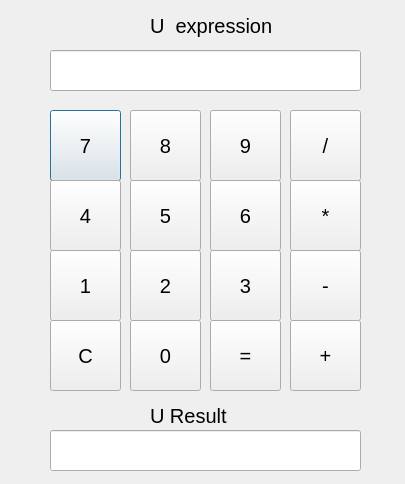
<?xml version="1.0" encoding="UTF-8"?>
<ui version="4.0">
 <class>Question_2_4</class>
 <widget class="QDialog" name="Question_2_4">
  <property name="geometry">
   <rect>
    <x>0</x>
    <y>0</y>
    <width>405</width>
    <height>484</height>
   </rect>
  </property>
  <property name="windowTitle">
   <string>Dialog</string>
  </property>
  <widget class="QPushButton" name="PB_7">
   <property name="geometry">
    <rect>
     <x>50</x>
     <y>110</y>
     <width>71</width>
     <height>71</height>
    </rect>
   </property>
   <property name="font">
    <font>
     <pointsize>15</pointsize>
    </font>
   </property>
   <property name="text">
    <string>7</string>
   </property>
  </widget>
  <widget class="QPushButton" name="PB_4">
   <property name="geometry">
    <rect>
     <x>50</x>
     <y>180</y>
     <width>71</width>
     <height>71</height>
    </rect>
   </property>
   <property name="font">
    <font>
     <pointsize>15</pointsize>
    </font>
   </property>
   <property name="text">
    <string>4</string>
   </property>
  </widget>
  <widget class="QPushButton" name="PB_1">
   <property name="geometry">
    <rect>
     <x>50</x>
     <y>250</y>
     <width>71</width>
     <height>71</height>
    </rect>
   </property>
   <property name="font">
    <font>
     <pointsize>15</pointsize>
    </font>
   </property>
   <property name="text">
    <string>1</string>
   </property>
  </widget>
  <widget class="QPushButton" name="PB_2">
   <property name="geometry">
    <rect>
     <x>130</x>
     <y>250</y>
     <width>71</width>
     <height>71</height>
    </rect>
   </property>
   <property name="font">
    <font>
     <pointsize>15</pointsize>
    </font>
   </property>
   <property name="text">
    <string>2</string>
   </property>
  </widget>
  <widget class="QPushButton" name="PB_8">
   <property name="geometry">
    <rect>
     <x>130</x>
     <y>110</y>
     <width>71</width>
     <height>71</height>
    </rect>
   </property>
   <property name="font">
    <font>
     <pointsize>15</pointsize>
    </font>
   </property>
   <property name="text">
    <string>8</string>
   </property>
  </widget>
  <widget class="QPushButton" name="PB_5">
   <property name="geometry">
    <rect>
     <x>130</x>
     <y>180</y>
     <width>71</width>
     <height>71</height>
    </rect>
   </property>
   <property name="font">
    <font>
     <pointsize>15</pointsize>
    </font>
   </property>
   <property name="text">
    <string>5</string>
   </property>
  </widget>
  <widget class="QPushButton" name="PB_6">
   <property name="geometry">
    <rect>
     <x>210</x>
     <y>180</y>
     <width>71</width>
     <height>71</height>
    </rect>
   </property>
   <property name="font">
    <font>
     <pointsize>15</pointsize>
    </font>
   </property>
   <property name="text">
    <string>6</string>
   </property>
  </widget>
  <widget class="QPushButton" name="PB_9">
   <property name="geometry">
    <rect>
     <x>210</x>
     <y>110</y>
     <width>71</width>
     <height>71</height>
    </rect>
   </property>
   <property name="font">
    <font>
     <pointsize>15</pointsize>
    </font>
   </property>
   <property name="text">
    <string>9</string>
   </property>
  </widget>
  <widget class="QPushButton" name="PB_3">
   <property name="geometry">
    <rect>
     <x>210</x>
     <y>250</y>
     <width>71</width>
     <height>71</height>
    </rect>
   </property>
   <property name="font">
    <font>
     <pointsize>15</pointsize>
    </font>
   </property>
   <property name="text">
    <string>3</string>
   </property>
  </widget>
  <widget class="QPushButton" name="PB_Dev">
   <property name="geometry">
    <rect>
     <x>290</x>
     <y>110</y>
     <width>71</width>
     <height>71</height>
    </rect>
   </property>
   <property name="font">
    <font>
     <pointsize>15</pointsize>
    </font>
   </property>
   <property name="text">
    <string>/</string>
   </property>
  </widget>
  <widget class="QPushButton" name="PB_Min">
   <property name="geometry">
    <rect>
     <x>290</x>
     <y>250</y>
     <width>71</width>
     <height>71</height>
    </rect>
   </property>
   <property name="font">
    <font>
     <pointsize>15</pointsize>
    </font>
   </property>
   <property name="text">
    <string>-</string>
   </property>
  </widget>
  <widget class="QPushButton" name="PB_Mul">
   <property name="geometry">
    <rect>
     <x>290</x>
     <y>180</y>
     <width>71</width>
     <height>71</height>
    </rect>
   </property>
   <property name="font">
    <font>
     <pointsize>15</pointsize>
    </font>
   </property>
   <property name="text">
    <string>*</string>
   </property>
  </widget>
  <widget class="QPushButton" name="Clear">
   <property name="geometry">
    <rect>
     <x>50</x>
     <y>320</y>
     <width>71</width>
     <height>71</height>
    </rect>
   </property>
   <property name="font">
    <font>
     <pointsize>15</pointsize>
    </font>
   </property>
   <property name="text">
    <string>C</string>
   </property>
  </widget>
  <widget class="QPushButton" name="PB_Plu">
   <property name="geometry">
    <rect>
     <x>290</x>
     <y>320</y>
     <width>71</width>
     <height>71</height>
    </rect>
   </property>
   <property name="font">
    <font>
     <pointsize>15</pointsize>
    </font>
   </property>
   <property name="text">
    <string>+</string>
   </property>
  </widget>
  <widget class="QPushButton" name="PB_Res">
   <property name="geometry">
    <rect>
     <x>210</x>
     <y>320</y>
     <width>71</width>
     <height>71</height>
    </rect>
   </property>
   <property name="font">
    <font>
     <pointsize>15</pointsize>
    </font>
   </property>
   <property name="text">
    <string>=</string>
   </property>
  </widget>
  <widget class="QPushButton" name="PB_0">
   <property name="geometry">
    <rect>
     <x>130</x>
     <y>320</y>
     <width>71</width>
     <height>71</height>
    </rect>
   </property>
   <property name="font">
    <font>
     <pointsize>15</pointsize>
    </font>
   </property>
   <property name="text">
    <string>0</string>
   </property>
  </widget>
  <widget class="QLabel" name="label">
   <property name="geometry">
    <rect>
     <x>150</x>
     <y>0</y>
     <width>131</width>
     <height>51</height>
    </rect>
   </property>
   <property name="font">
    <font>
     <pointsize>15</pointsize>
    </font>
   </property>
   <property name="text">
    <string>U  expression</string>
   </property>
  </widget>
  <widget class="QLineEdit" name="Expression">
   <property name="geometry">
    <rect>
     <x>50</x>
     <y>50</y>
     <width>311</width>
     <height>41</height>
    </rect>
   </property>
   <property name="readOnly">
    <bool>true</bool>
   </property>
  </widget>
  <widget class="QLineEdit" name="Result">
   <property name="geometry">
    <rect>
     <x>50</x>
     <y>430</y>
     <width>311</width>
     <height>41</height>
    </rect>
   </property>
   <property name="readOnly">
    <bool>true</bool>
   </property>
  </widget>
  <widget class="QLabel" name="label_2">
   <property name="geometry">
    <rect>
     <x>150</x>
     <y>390</y>
     <width>131</width>
     <height>51</height>
    </rect>
   </property>
   <property name="font">
    <font>
     <pointsize>15</pointsize>
    </font>
   </property>
   <property name="text">
    <string>U Result</string>
   </property>
  </widget>
 </widget>
 <resources/>
 <connections/>
</ui>
